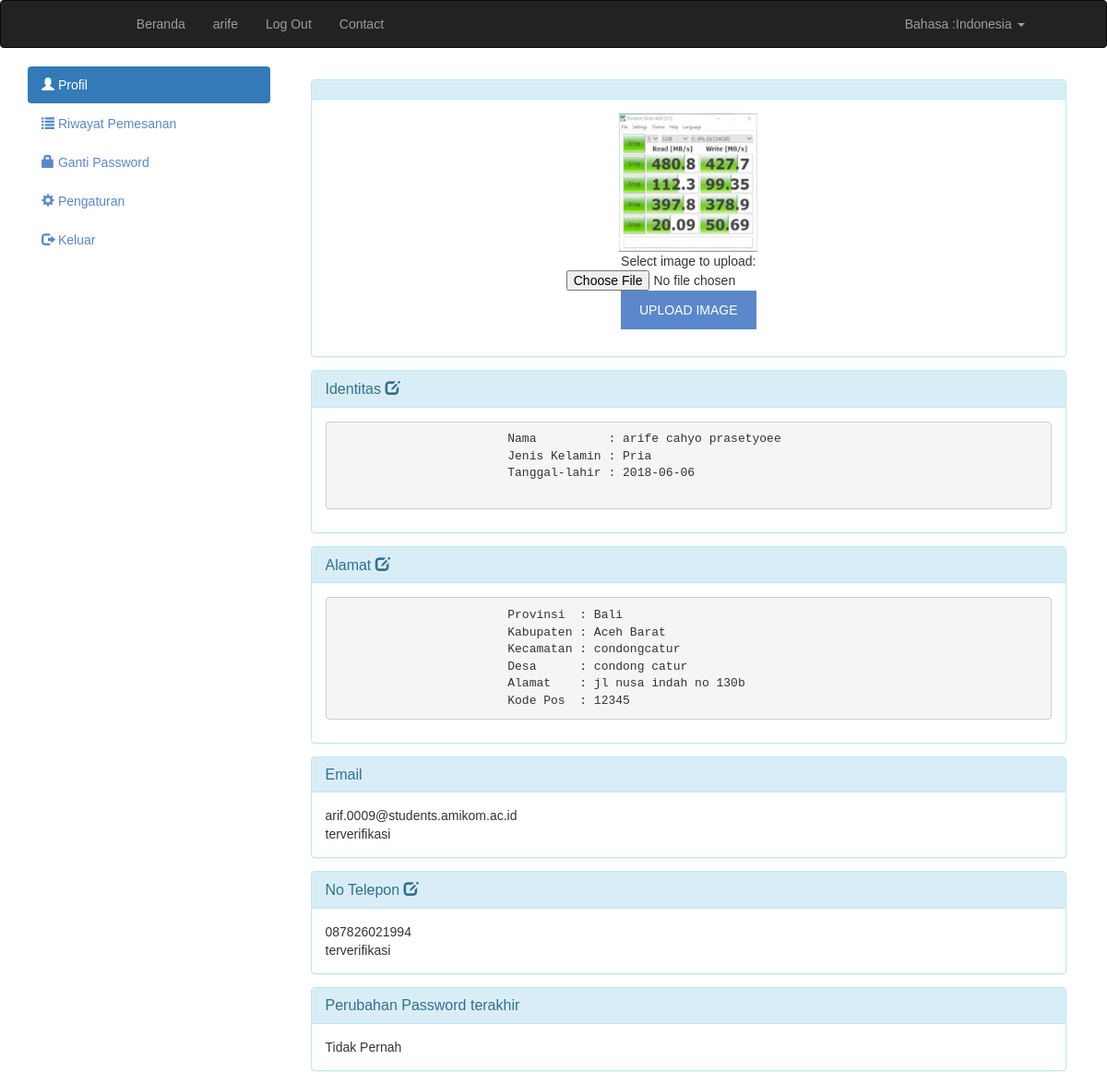
Page /akun.php (signed in) on the committed database.
### tables this page shows
CREATE TABLE `member` (
  `id_member` int(11) NOT NULL,
  `nama_depan` varchar(50) NOT NULL,
  `nama_belakang` varchar(100) NOT NULL,
  `email` varchar(100) NOT NULL,
  `password` varchar(50) NOT NULL,
  `alamat` varchar(100) NOT NULL,
  `telp` varchar(15) NOT NULL,
  `status_telp` varchar(15) NOT NULL,
  `status_email` int(1) NOT NULL,
  `jenis_kelamin` varchar(20) NOT NULL,
  `tgl_lahir` date NOT NULL,
  `provinsi` varchar(50) NOT NULL,
  `kabupaten` varchar(50) NOT NULL,
  `kecamatan` varchar(50) NOT NULL,
  `desa` varchar(50) NOT NULL,
  `kode_pos` varchar(50) NOT NULL
);

### akun.php (the view, shortened to what this page needs)
<html>
<head>
    </head>
<body ng-app="">
<link href="//maxcdn.bootstrapcdn.com/bootstrap/3.3.0/css/bootstrap.min.css" rel="stylesheet" id="bootstrap-css">
<div ng-app="">
<?php include "header.php" ?>
<?php
    include "config.php";
    $email=$_SESSION["e"];
    $qq="select * from member where email='$email'";
    $get=mysqli_query($conn,$qq);
    $row = mysqli_fetch_array($get,MYSQLI_ASSOC);
    ?>
</div>
<div class="container">
        <div class="row">
            <div class="col-md-3">
                <ul class="nav nav-pills nav-stacked admin-menu">
                    <li class="active"><a href="" data-target-id="profile"><i class="glyphicon glyphicon-user"></i>&nbsp;Profil</a></li>
                    <li><a href="" data-target-id="order"><i class="glyphicon glyphicon-list"></i>&nbsp;Riwayat Pemesanan</a></li>
                    <li><a href="" data-target-id="change-password"><i class="glyphicon glyphicon-lock"></i>&nbsp;Ganti Password</a></li>
                    <li><a href="" data-target-id="settings"><i class="glyphicon glyphicon-cog"></i>&nbsp;Pengaturan</a></li>
                    <li><a href="" data-target-id="logout"><i class="glyphicon glyphicon-log-out"></i>&nbsp;Keluar</a></li>
                </ul>
            </div>
            <div class="col-md-9  admin-content" id="profile">
                <div class="panel panel-info" style="margin: 1em;" id="profil">
                    <div class="panel-heading">
                    </div>
                    <div class="panel-body">
                        <center>
                        <img id="blah3" class="img-fluid d-block rounded-circle mx-auto py-2" src="asset/memberpicture/<?php if(isset($_SESSION['u'])) { echo $_SESSION['e'];} ?>profil.jpg?nocache=<?php echo mt_rand();?>" onerror=this.src="asset/memberpicture/defaultprofil.png" width="150" height="150">
                        <form action="gambarprofil.php" method="post" enctype="multipart/form-data">
                        Select image to upload:
                        <input id="imgInp3" type="file" name="fileToUpload" onchange="readURL3(this);">
                        <input type="submit" value="Upload Image" name="submit">
                        </form>
                        </center>
                    </div>
                </div>
                <div class="panel panel-info" style="margin: 1em;" id="profil">
                <div class="panel-heading">
                        <h3 class="panel-title">Identitas <i class="glyphicon glyphicon-edit" id="btn-profil-edit"></i></h3>
                    </div>
                    <div class="panel-body">
                      <pre>
                        Nama          : <?php echo $row['nama_depan'].' '.$row['nama_belakang']?>
                        Jenis Kelamin : <?php echo $row["jenis_kelamin"] ?>
                        Tanggal-lahir : <?php echo $row['tgl_lahir'] ?>
                      </pre>
                    </div>
                </div>
                 <div class="panel panel-info" style="margin: 1em;" id="alamat">
                    <div class="panel-heading">
                        <h3 class="panel-title">Alamat <i class="glyphicon glyphicon-edit" id="btn-alamat-edit"></i></h3>
                    </div>
                    <div class="panel-body">
                      <pre>
                        Provinsi  : <?php echo $row['provinsi']?>
                        Kabupaten : <?php echo $row['kabupaten']?>
                        Kecamatan : <?php echo $row['kecamatan']?>
                        Desa      : <?php echo $row['desa']?>
                        Alamat    : <?php echo $row['alamat']?>
                        Kode Pos  : <?php echo $row['kode_pos']?>
                        </pre>
                    </div>
                </div>
                <div class="panel panel-info" style="margin: 1em;">
                    <div class="panel-heading">
                        <h3 class="panel-title">Email</h3>
                    </div>
                    <div class="panel-body">
                        <?php echo $row["email"]."<br>";
                        if( $row["status_email"] == 0) { echo "<a href='verifemail.php'>belum terverifikasi</a>";}
        else { echo "terverifikasi";}
                        ?>
                    </div>
                </div>
                <div class="panel panel-info" style="margin: 1em;" id="no_telp">
                    <div class="panel-heading">
                        <h3 class="panel-title">No Telepon <i class="glyphicon glyphicon-edit" id="btn-telp-edit"></i></h3>
                    </div>
                    <div class="panel-body">
                        <?php echo $row["telp"]."<br>";
                        if( $row["status_telp"] == 0) { echo "<a href='veriftelp.php'>belum terverifikasi</a>";}
        else { echo "terverifikasi";}
                        ?>
                    </div>
                </div>
                <div class="panel panel-info" style="margin: 1em;">
                    <div class="panel-heading">
                        <h3 class="panel-title">Perubahan Password terakhir</h3>
                    </div>
                    <div class="panel-body">
                        Tidak Pernah
                    </div>
                </div>
            </div>
        </div>
</div>
                        </body>
                        </html>

### asset/style.css (style rules this page uses)
h1, h2, h3, h4, h5, h6 { margin: 0 0 15px; }
body { font-family:Arial, Helvetica, sans-serif; }
a { color: #5a88ca }
input[type="submit"], button[type=submit] { background: none repeat scroll 0 0 #5a88ca; border: medium none; color: #fff; padding: 11px 20px; text-transform: uppercase; }

### rows in the picture
member: nama_depan "arife", nama_belakang "cahyo prasetyoee", jenis_kelamin "Pria", tgl_lahir "2018-06-06", provinsi "Bali", kabupaten "Aceh Barat", kecamatan "condongcatur", desa "condong catur", alamat "jl nusa indah no 130b", kode_pos "12345", email "arif.0009@students.amikom.ac.id", telp "087826021994"

### other values in the picture
$_SESSION["u"] "arife"
